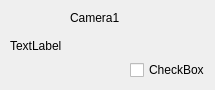
<?xml version="1.0" encoding="UTF-8"?>
<ui version="4.0">
 <class>Form</class>
 <widget class="QWidget" name="Form">
  <property name="geometry">
   <rect>
    <x>0</x>
    <y>0</y>
    <width>215</width>
    <height>90</height>
   </rect>
  </property>
  <property name="minimumSize">
   <size>
    <width>215</width>
    <height>90</height>
   </size>
  </property>
  <property name="maximumSize">
   <size>
    <width>215</width>
    <height>90</height>
   </size>
  </property>
  <property name="windowTitle">
   <string>Form</string>
  </property>
  <widget class="QLabel" name="label_2">
   <property name="geometry">
    <rect>
     <x>10</x>
     <y>20</y>
     <width>53</width>
     <height>51</height>
    </rect>
   </property>
   <property name="text">
    <string>TextLabel</string>
   </property>
  </widget>
  <widget class="QLabel" name="label_3">
   <property name="geometry">
    <rect>
     <x>70</x>
     <y>10</y>
     <width>53</width>
     <height>16</height>
    </rect>
   </property>
   <property name="text">
    <string>Camera1</string>
   </property>
  </widget>
  <widget class="QCheckBox" name="checkBox_2">
   <property name="geometry">
    <rect>
     <x>130</x>
     <y>60</y>
     <width>80</width>
     <height>20</height>
    </rect>
   </property>
   <property name="text">
    <string>CheckBox</string>
   </property>
  </widget>
 </widget>
 <resources/>
 <connections/>
</ui>
